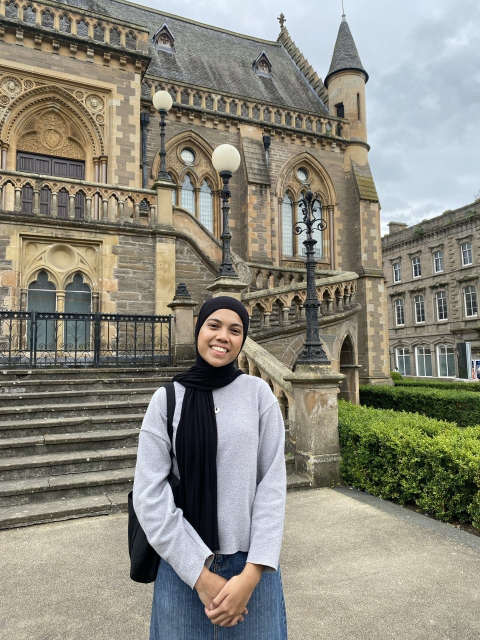
#> input picture FINAL_Assignment 1/photos_clean/Fathiah/011.jpg, 960 x 1280 px, found by its file name (shown at 1/2 size); the run also reads 1 picture not shown here
$ jupyter execute --allow-errors fisherface.ipynb
#> lines starting #> are read from the running program, lines starting #| are printed output that depends on the picture; after the words box and inside, x2 and y2 are one past the last pixel; in counts of white or black regions, pixels touching at a corner belong together
# Load Images #

[cell 1]
# step1_tidy.py
# ─────────────────────────────────────────────────────────────────
# What this does:
#   1. Renames person folders to clean canonical names
#      (strips whitespace, fixes capitalisation)
#   2. Converts every image to .jpg  (handles .png, .JPEG, .JPG etc.)
#   3. Renames all files to a clean zero-padded sequence
#      e.g.  img1.jpg / IMG_3233.jpg / Joe_Olivetti1.jpg → 001.jpg
#   4. Removes the original non-jpg files after conversion
#   5. Prints a summary table at the end
#
# Run from the folder that CONTAINS photos_final/
# ─────────────────────────────────────────────────────────────────

import os
import shutil
from pathlib import Path
from PIL import Image
import cv2
import numpy as np
import pickle

# ── CONFIG ───────────────────────────────────────────────────────
INPUT_ROOT  = Path("photos_final")
OUTPUT_ROOT = Path("photos_clean")       # new clean copy; original untouched
VALID_EXTS  = {".jpg", ".jpeg", ".png", ".JPG", ".JPEG", ".PNG"}
JPEG_QUALITY = 95

# Canonical name mapping  →  strip + title-case handles most cases,
# but explicit overrides catch edge cases like "roy" → "Roy"
NAME_OVERRIDES = {
    # "folder name as-is": "canonical name"
    # Add any that title-case gets wrong (acronyms, etc.)
}

# ─────────────────────────────────────────────────────────────────

# [20 lines left out: functions canonical_name, to_jpg, collect_images, not called in this run]

# Add this to preprocess_functions.py

from PIL import Image as PILImage
import io

# [29 lines left out: function fix_exif_rotation, not called in this run]

[cell 2]
# ── Main ─────────────────────────────────────────────────────────
OUTPUT_ROOT.mkdir(exist_ok=True)

summary = []   # (canonical_name, n_images)

# Gather all person folders, group by canonical name
# (handles "Jasper" + "Jasper " → same bucket)
buckets: dict[str, list[Path]] = {}

#> (the rest of this cell did not finish here and is left out)

## Data Preprocessing ##

[cell 3]
# preprocess_functions.py
# ─────────────────────────────────────────────────────────────────
# All preprocessing steps as standalone functions.
# Call them individually or chain them in order.
#""
# Pipeline order:
#   1. load_image(path)
#   2. detect_face(img_bgr)
#   3. align_face(gray, x, y, w, h)
#   4. crop_face(gray, x, y, w, h, img_shape)
#   5. resize_face(face_gray)
#   6. normalize_lighting(face_gray)
#   7. apply_ellipse_mask(face_gray)
#   8. save_face(face_gray, out_path)
# ─────────────────────────────────────────────────────────────────

import cv2
import numpy as np
from pathlib import Path

# ── Cascades (loaded once at module level) ────────────────────────
_face_cascade = cv2.CascadeClassifier(
    cv2.data.haarcascades + "haarcascade_frontalface_default.xml"
)
_eye_cascade = cv2.CascadeClassifier(
    cv2.data.haarcascades + "haarcascade_eye.xml"
)

# ── CONFIG ────────────────────────────────────────────────────────
FACE_SIZE       = (90, 90)
CLAHE_CLIP      = 2.0
CLAHE_GRID      = (8, 8)
FOREHEAD_EXTRA  = 0.15   # fraction of h to add above face box
CHIN_EXTRA      = 0.05   # fraction of h to add below face box
MAX_TILT_ANGLE  = 30.0   # degrees; skip rotation if tilt exceeds this


# ═════════════════════════════════════════════════════════════════
# STEP 1 — Load image
# ═════════════════════════════════════════════════════════════════
def load_image(path: str | Path) -> np.ndarray | None:
    """
    Load an image from disk and return as BGR numpy array.

    Returns None if the file cannot be read.

    Usage:
        img = load_image("photos_clean/Roy/001.jpg")
        if img is None:
            print("Could not load image")
    """
#> called with path = './photos_clean/Fazil/011.jpg'
    img = cv2.imread(str(path))
#> img is the input picture: shape (1280, 960, 3); mean B, G, R 125.5, 137.7, 140
    if img is None:
        print(f"  [load_image] Could not read: {path}")
    return img


# ═════════════════════════════════════════════════════════════════
# STEP 2 — Detect face (Viola-Jones)
# ═════════════════════════════════════════════════════════════════
def detect_face(img_bgr: np.ndarray) -> tuple | None:
    """
    Detect the largest face in a BGR image using Viola-Jones (Haar cascade).

    Tries progressively looser detection params until a face is found.
    Returns (x, y, w, h) of the largest detected face, or None.

    Why progressively looser:
        scaleFactor=1.05 is tight — catches more faces but slower.
        We try tight first, loosen only if nothing found.
        minNeighbors=4 avoids false positives in cluttered backgrounds.

    Usage:
        face_rect = detect_face(img)
        if face_rect is None:
            print("No face found")
        else:
            x, y, w, h = face_rect
    """
    gray = cv2.cvtColor(img_bgr, cv2.COLOR_BGR2GRAY)
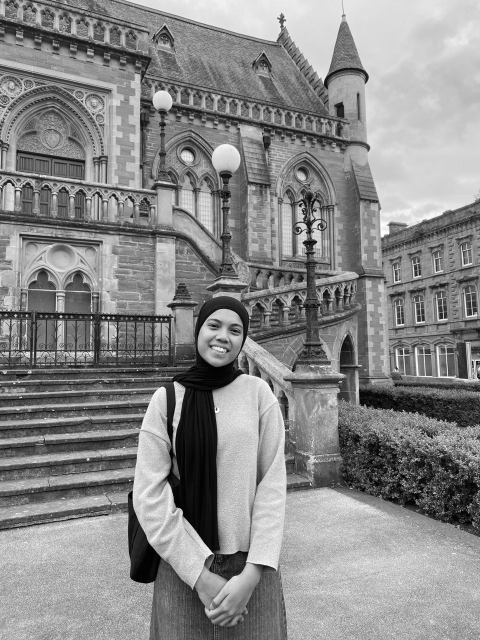
#> gray: shape (1280, 960) (shown at 1/2 size); min 0, max 255, mean 137

    for (scale, neighbors) in [(1.05, 4), (1.1, 4), (1.15, 3), (1.2, 2)]:
        faces = _face_cascade.detectMultiScale(
            gray,
            scaleFactor=scale,
            minNeighbors=neighbors,
            minSize=(40, 40)
        )
        if len(faces) > 0:
            # Pick the largest detection — most likely the primary face
            faces = sorted(faces, key=lambda f: f[2] * f[3], reverse=True)
            return tuple(faces[0])   # (x, y, w, h)

    print("  [detect_face] No face detected")
    return None


# ═════════════════════════════════════════════════════════════════
# STEP 3 — Align face (rotation correction via eye detection)
# ═════════════════════════════════════════════════════════════════
def align_face(
    gray: np.ndarray,
    x: int, y: int, w: int, h: int
) -> tuple[np.ndarray, int, int, int, int]:
    """
    Correct head tilt by detecting both eyes and rotating the full
    grayscale image so the eye line becomes horizontal.

    Searches for eyes only in the TOP HALF of the face bounding box
    (avoids false positives from nostrils and mouth).

    Sanity checks before rotating:
        - Requires exactly 2 eye candidates
        - Eyes must be separated by at least 20% of face width
          (rejects noise detections that are too close together)
        - Tilt must be < MAX_TILT_ANGLE degrees
          (large angles usually mean a bad eye detection)

    Returns (aligned_gray, x, y, w, h).
    If alignment fails any check, returns the original gray UNCHANGED
    — the face rect is still valid for cropping.

    Usage:
        aligned, x, y, w, h = align_face(gray, x, y, w, h)
        # aligned is the full rotated grayscale image
        # x,y,w,h still valid for cropping from aligned
    """
    face_roi = gray[y: y + h // 2, x: x + w]   # top half only

    eyes = _eye_cascade.detectMultiScale(
        face_roi,
        scaleFactor=1.1,
        minNeighbors=8,
        minSize=(15, 15)
        # no maxSize — kills detection on small/close-up faces
    )

    if len(eyes) < 2:
        print(f"  [align_face] < 2 eyes found — skipping rotation")
        return gray, x, y, w, h

    # Take the two largest eye candidates
    eyes = sorted(eyes, key=lambda e: e[2] * e[3], reverse=True)[:2]
    eyes = sorted(eyes, key=lambda e: e[0])   # left → right by x

    (ex1, ey1, ew1, eh1) = eyes[0]
    (ex2, ey2, ew2, eh2) = eyes[1]

    # Reconstruct full-image coordinates
    # face_roi starts at (x, y) in the full image
    left_eye_center  = (x + ex1 + ew1 // 2,  y + ey1 + eh1 // 2)
    right_eye_center = (x + ex2 + ew2 // 2,  y + ey2 + eh2 // 2)

    # Sanity: eyes must be far enough apart
    eye_gap = abs(right_eye_center[0] - left_eye_center[0])
    if eye_gap < w * 0.20:
        print(f"  [align_face] Eyes too close ({eye_gap}px) — skipping rotation")
        return gray, x, y, w, h

    # Compute tilt angle
    dx    = right_eye_center[0] - left_eye_center[0]
    dy    = right_eye_center[1] - left_eye_center[1]
    angle = np.degrees(np.arctan2(dy, dx))

    if abs(angle) > MAX_TILT_ANGLE:
        print(f"  [align_face] Tilt {angle:.1f}° > {MAX_TILT_ANGLE}° — skipping rotation")
        return gray, x, y, w, h

    # Rotate around the midpoint between the eyes
# In align_face(), replace the eye_mid block:

    eye_mid = (
        float((left_eye_center[0] + right_eye_center[0]) // 2),
        float((left_eye_center[1] + right_eye_center[1]) // 2)
    )
    M       = cv2.getRotationMatrix2D(eye_mid, angle, 1.0)
    aligned = cv2.warpAffine(
        gray, M, (gray.shape[1], gray.shape[0]),
        flags=cv2.INTER_CUBIC,
        borderMode=cv2.BORDER_REPLICATE   # fills gaps with edge pixels
    )

    print(f"  [align_face] Rotated {angle:.1f}°")
    return aligned, x, y, w, h


# ═════════════════════════════════════════════════════════════════
# STEP 4 — Crop face region
# ═════════════════════════════════════════════════════════════════
def crop_face(
    gray: np.ndarray,
    x: int, y: int, w: int, h: int
) -> np.ndarray | None:
    """
    Crop the face region from the (possibly aligned) grayscale image.

    Uses Olivetti-style asymmetric margins:
        - Forehead: +15% of h  (foreheads add discriminative info)
        - Chin:     + 5% of h  (chins vary more; keep tight)
        - Sides:      0% extra (Viola-Jones box already covers ears)

    Clamps all coordinates to image bounds before slicing.
    Returns the cropped grayscale face, or None if crop is empty.

    Usage:
        face_crop = crop_face(aligned_gray, x, y, w, h)
        if face_crop is None:
            print("Empty crop — skip this image")
    """
    img_h, img_w = gray.shape[:2]

    forehead = int(h * FOREHEAD_EXTRA)
    chin     = int(h * CHIN_EXTRA)

    x1 = max(0,     x)
    y1 = max(0,     y - forehead)
    x2 = min(img_w, x + w)
    y2 = min(img_h, y + h + chin)

    crop = gray[y1:y2, x1:x2]

    if crop.size == 0:
        print("  [crop_face] Empty crop — skipping")
        return None

    return crop


# ═════════════════════════════════════════════════════════════════
# STEP 5 — Resize to standard size
# ═════════════════════════════════════════════════════════════════
def resize_face(face_gray: np.ndarray, size: tuple = FACE_SIZE) -> np.ndarray:
    """
    Resize face crop to the standard size (default 90×90).

    Uses INTER_AREA interpolation — averages pixel blocks when
    downsampling, which reduces aliasing better than INTER_LINEAR.

    All training AND live-camera faces must go through this same
    function to guarantee identical dimensions for Fisherfaces.

    Usage:
        resized = resize_face(face_crop)          # → (90, 90)
        resized = resize_face(face_crop, (112,112))  # custom size
    """
    return cv2.resize(face_gray, size, interpolation=cv2.INTER_AREA)


# ═════════════════════════════════════════════════════════════════
# STEP 6 — Normalize lighting (CLAHE + min-max stretch)
# ═════════════════════════════════════════════════════════════════
def normalize_lighting(face_gray: np.ndarray) -> np.ndarray:
    """
    Two-stage illumination normalization:

    Stage A — CLAHE (Contrast Limited Adaptive Histogram Equalization):
        Divides the image into 8×8 tiles and equalizes each tile
        independently. The clipLimit=2.0 prevents over-amplifying
        noise in flat regions (e.g. forehead, cheeks).
        This corrects LOCAL lighting variation (one-sided light,
        shadows from nose/brow).

    Stage B — cv2.normalize (global min-max stretch):
        Stretches pixel values to the full [0, 255] range.
        Corrects GLOBAL brightness offset (e.g. dim overall image).

    Why both? CLAHE fixes contrast locally; normalize fixes
    the global offset. Together they handle the most common
    lighting problems in phone selfies.

    Usage:
        normalized = normalize_lighting(resized_face)
    """
    clahe      = cv2.createCLAHE(clipLimit=CLAHE_CLIP, tileGridSize=CLAHE_GRID)
    clahe_img  = clahe.apply(face_gray)
    normalized = cv2.normalize(clahe_img, None, 0, 255, cv2.NORM_MINMAX)
    return normalized


# ═════════════════════════════════════════════════════════════════
# STEP 7 — Ellipse mask
# ═════════════════════════════════════════════════════════════════
def apply_ellipse_mask(face_gray: np.ndarray) -> np.ndarray:
    """
    Zero out pixels outside an oval region centred on the face.

    Why: Even after a tight Viola-Jones crop, the four corners
    contain background (wall, hair edges, clothing collar).
    PCA treats every pixel equally — corner background pixels
    add variance that has nothing to do with identity.
    The ellipse removes them cleanly.

    Axes are tuned for a 90×90 face:
        rx = 45% of width  → covers cheeks to ears
        ry = 48% of height → covers forehead to chin

    Pixels outside the ellipse are set to 0 (black).

    Usage:
        masked = apply_ellipse_mask(normalized_face)
    """
    h, w  = face_gray.shape
    mask  = np.zeros((h, w), dtype=np.uint8)
    cv2.ellipse(
        mask,
        center=(w // 2, h // 2),
        axes=(int(w * 0.45), int(h * 0.48)),
        angle=0, startAngle=0, endAngle=360,
        color=255, thickness=-1   # filled ellipse
    )
    result = face_gray.copy()
    result[mask == 0] = 0
    return result


# ═════════════════════════════════════════════════════════════════
# STEP 8 — Save processed face
# ═════════════════════════════════════════════════════════════════
def save_face(face_gray: np.ndarray, out_path: str | Path) -> bool:
    """
    Save a processed grayscale face image to disk.

    Creates parent directories if they don't exist.}
    Returns True on success, False on failure.

    Usage:
        save_face(masked_face, "processed_gallery/Roy/001.png")
    """
    out_path = Path(out_path)
    out_path.parent.mkdir(parents=True, exist_ok=True)
    ok = cv2.imwrite(str(out_path), face_gray)
    if not ok:
        print(f"  [save_face] Failed to write: {out_path}")
    return ok

[cell 4]
fazil = load_image("./photos_clean/Fazil/011.jpg")

[cell 5]
fazil_face = detect_face(fazil)
#> fazil_face = (391, 613, 109, 109)

[cell 6]
from matplotlib import pyplot as plt

gray = cv2.cvtColor(fazil, cv2.COLOR_BGR2GRAY)
x, y, w, h = fazil_face
#> x = 391; y = 613; w = 109; h = 109
aligned, x, y, w, h = align_face(gray, x, y, w, h)
#> in align_face, `face_roi = gray[y: y + h // 2, x: x + w]`:
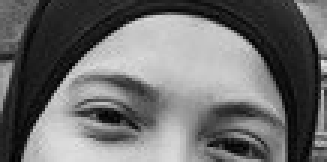
#> face_roi: shape (54, 109) (shown 3 times larger); min 1, max 224, mean 109
#> in align_face, `eyes = _eye_cascade.detectMultiScale( face_roi, scaleFactor=1.1, minNe..`: eyes = [[23, 27, 25, 25]]

# Visualise before vs after alignment
plt.figure(figsize=(10, 4))

plt.subplot(1, 2, 1)
plt.imshow(gray[y:y+h, x:x+w], cmap="gray")
plt.title("Before alignment")
plt.axis("off")

plt.subplot(1, 2, 2)
plt.imshow(aligned[y:y+h, x:x+w], cmap="gray")
plt.title("After alignment")
plt.axis("off")

plt.tight_layout()
plt.show()
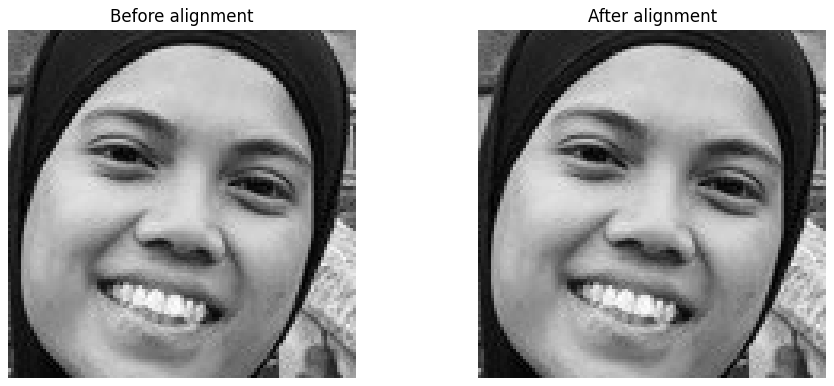
#> figure drawn by matplotlib, 2 panels

[cell 7]
from matplotlib import pyplot as plt
import matplotlib.patches as patches
import numpy as np

gray = cv2.cvtColor(fazil, cv2.COLOR_BGR2GRAY)
x, y, w, h = fazil_face

# ── Detect eyes ───────────────────────────────────────────────────
eye_cascade = cv2.CascadeClassifier(cv2.data.haarcascades + "haarcascade_eye.xml")
face_roi    = gray[y: y + h // 2, x: x + w]
eyes        = eye_cascade.detectMultiScale(face_roi, scaleFactor=1.1, minNeighbors=8, minSize=(15, 15))
#> eyes = [[23, 27, 25, 25]]

# ── Compute angle (same logic as align_face) ──────────────────────
angle = 0.0
left_eye_center  = None
right_eye_center = None

if len(eyes) >= 2:
    eyes_sorted = sorted(eyes, key=lambda e: e[2] * e[3], reverse=True)[:2]
    eyes_sorted = sorted(eyes_sorted, key=lambda e: e[0])

    (ex1, ey1, ew1, eh1) = eyes_sorted[0]
    (ex2, ey2, ew2, eh2) = eyes_sorted[1]

    left_eye_center  = (x + ex1 + ew1 // 2, y + ey1 + eh1 // 2)
    right_eye_center = (x + ex2 + ew2 // 2, y + ey2 + eh2 // 2)

    dx    = right_eye_center[0] - left_eye_center[0]
    dy    = right_eye_center[1] - left_eye_center[1]
    angle = np.degrees(np.arctan2(dy, dx))

# ── Align ─────────────────────────────────────────────────────────
aligned, x2, y2, w2, h2 = align_face(gray, x, y, w, h)
#> x2 = 391; y2 = 613; w2 = 109; h2 = 109

fig, axes = plt.subplots(1, 2, figsize=(14, 6))

# ── Left: before alignment ────────────────────────────────────────
axes[0].imshow(gray, cmap="gray")

# Face box
axes[0].add_patch(patches.Rectangle(
    (x, y), w, h,
    linewidth=2, edgecolor="lime", facecolor="none"
))

# Eye boxes + centres
for (ex, ey, ew, eh) in eyes:
    axes[0].add_patch(patches.Rectangle(
        (x + ex, y + ey), ew, eh,
        linewidth=2, edgecolor="cyan", facecolor="none"
    ))
    axes[0].plot(x + ex + ew // 2, y + ey + eh // 2, "co", markersize=5)
#> this loop made 1 pass

# Eye line + angle annotation
if left_eye_center and right_eye_center:
    lx, ly = left_eye_center
    rx, ry = right_eye_center
    mid_x  = (lx + rx) // 2
    mid_y  = (ly + ry) // 2

    # Line connecting eye centres
    axes[0].plot([lx, rx], [ly, ry], "y-", linewidth=2, label="eye line")

    # Horizontal reference line from left eye
    axes[0].plot([lx, rx], [ly, ly], "r--", linewidth=1, alpha=0.7, label="horizontal ref")

    # Angle arc annotation
    axes[0].annotate(
        f"  θ = {angle:.1f}°",
        xy=(mid_x, mid_y),
        fontsize=12,
        color="yellow",
        fontweight="bold",
        bbox=dict(boxstyle="round,pad=0.3", facecolor="black", alpha=0.6)
    )

    # Arrow from mid eye to show rotation direction
    axes[0].annotate(
        "", xy=(mid_x + 30, mid_y),
        xytext=(mid_x, mid_y),
        arrowprops=dict(arrowstyle="->", color="yellow", lw=2)
    )

axes[0].set_xlim(x - 30, x + w + 30)
axes[0].set_ylim(y + h + 30, y - 30)
axes[0].set_title(f"Before alignment  —  tilt angle: {angle:.1f}°", fontsize=12)
axes[0].legend(loc="lower left", fontsize=9)
axes[0].axis("off")

# ── Right: after alignment ────────────────────────────────────────
axes[1].imshow(aligned, cmap="gray")

# Face box
axes[1].add_patch(patches.Rectangle(
    (x2, y2), w2, h2,
    linewidth=2, edgecolor="lime", facecolor="none"
))

# Horizontal reference line at eye level
if left_eye_center:
    eye_y_approx = left_eye_center[1]
    axes[1].plot(
        [x2, x2 + w2], [eye_y_approx, eye_y_approx],
        "y-", linewidth=1.5, alpha=0.8, label="eye line (0°)"
    )
    axes[1].annotate(
        "  θ = 0.0°",
        xy=(x2 + w2 // 2, eye_y_approx),
        fontsize=12,
        color="yellow",
        fontweight="bold",
        bbox=dict(boxstyle="round,pad=0.3", facecolor="black", alpha=0.6)
    )

axes[1].set_xlim(x2 - 30, x2 + w2 + 30)
axes[1].set_ylim(y2 + h2 + 30, y2 - 30)
axes[1].set_title("After alignment  —  tilt angle: 0.0°", fontsize=12)
axes[1].legend(loc="lower left", fontsize=9)
axes[1].axis("off")

plt.suptitle("Eye alignment — rotation correction", fontsize=13, fontweight="bold")
plt.tight_layout()
plt.show()
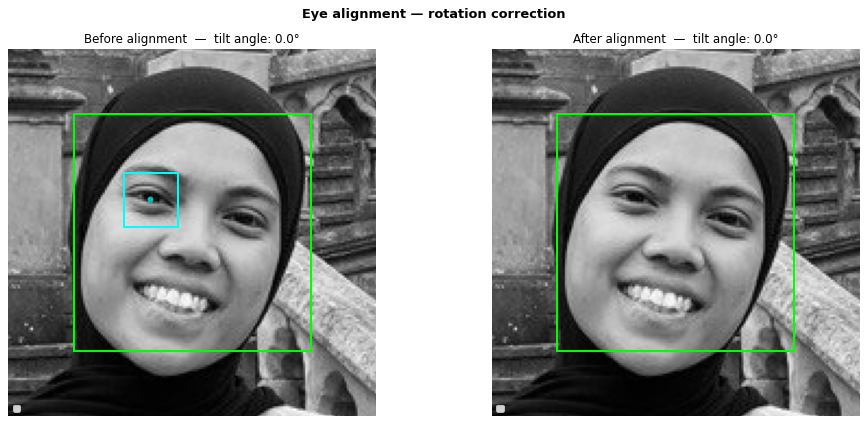
#> figure drawn by matplotlib, 2 panels

print(f"Detected tilt angle : {angle:.2f}°")
print(f"Eyes found          : {len(eyes)}")
#| Eyes found          : 1
if left_eye_center and right_eye_center:
    print(f"Left eye centre     : {left_eye_center}")
    print(f"Right eye centre    : {right_eye_center}")

[cell 8]
gray = cv2.cvtColor(fazil, cv2.COLOR_BGR2GRAY)
x, y, w, h = fazil_face

# Detect eyes manually to get their coordinates
face_roi = gray[y: y + h // 2, x: x + w]
eye_cascade = cv2.CascadeClassifier(cv2.data.haarcascades + "haarcascade_eye.xml")
eyes = eye_cascade.detectMultiScale(face_roi, scaleFactor=1.1, minNeighbors=8, minSize=(15, 15))

# Draw face box + eye boxes on a colour copy
viz = fazil.copy()
cv2.rectangle(viz, (x, y), (x+w, y+h), (0, 255, 0), 2)   # face — green
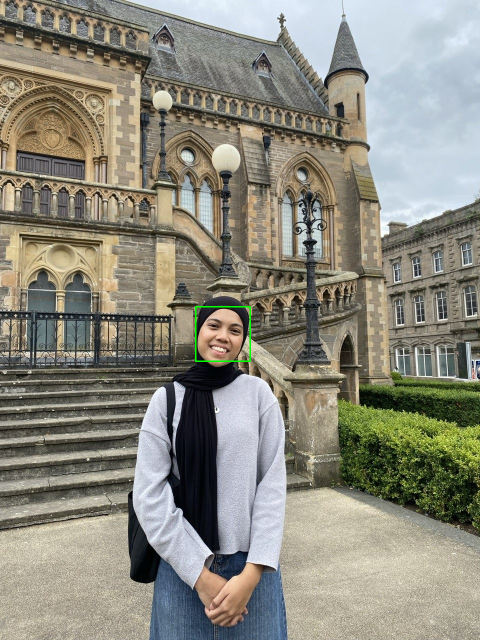
#> viz: shape (1280, 960, 3) (shown at 1/2 size); 0.11% of pixels changed, all inside (x1, y1, x2, y2) = (390, 612, 502, 724)

for (ex, ey, ew, eh) in eyes:
    # eye coords are relative to face_roi, convert back to full image
    cv2.rectangle(viz,
                  (x + ex,      y + ey),
                  (x + ex + ew, y + ey + eh),
                  (255, 0, 0), 2)   # eyes — blue
#> viz: shape (1280, 960, 3); 0.02% of pixels changed, all inside (x1, y1, x2, y2) = (413, 639, 441, 667)

# Show
viz_rgb = cv2.cvtColor(viz, cv2.COLOR_BGR2RGB)
plt.figure(figsize=(8, 6))
plt.imshow(viz_rgb)
plt.title(f"Face (green) + Eyes detected (blue) — {len(eyes)} eye(s) found")
plt.axis("off")
plt.show()

print(f"Eyes found: {len(eyes)}")
#| Eyes found: 1
for i, (ex, ey, ew, eh) in enumerate(eyes):
    print(f"  Eye {i+1}: x={x+ex}, y={y+ey}, w={ew}, h={eh}")

[cell 9]
crop  = crop_face(aligned,x,y,w,h)
#> in crop_face, `forehead = int(h * FOREHEAD_EXTRA)`: forehead = 16
#> in crop_face, `chin     = int(h * CHIN_EXTRA)`: chin = 5
#> in crop_face, `x1 = max(0,     x)`: x1 = 391
#> in crop_face, `y1 = max(0,     y - forehead)`: y1 = 597
#> in crop_face, `x2 = min(img_w, x + w)`: x2 = 500
#> in crop_face, `y2 = min(img_h, y + h + chin)`: y2 = 727
#> in crop_face, `crop = gray[y1:y2, x1:x2]`:
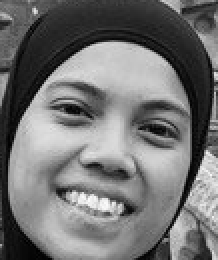
#> crop: shape (130, 109) (shown 2 times larger); min 0, max 252, mean 115.3
plt.imshow(crop, cmap="gray")
plt.title("Cropped face")
plt.axis("off")
plt.show()

[cell 10]
resized = resize_face(crop)
#> (the rest of the program and of its run is left out)
